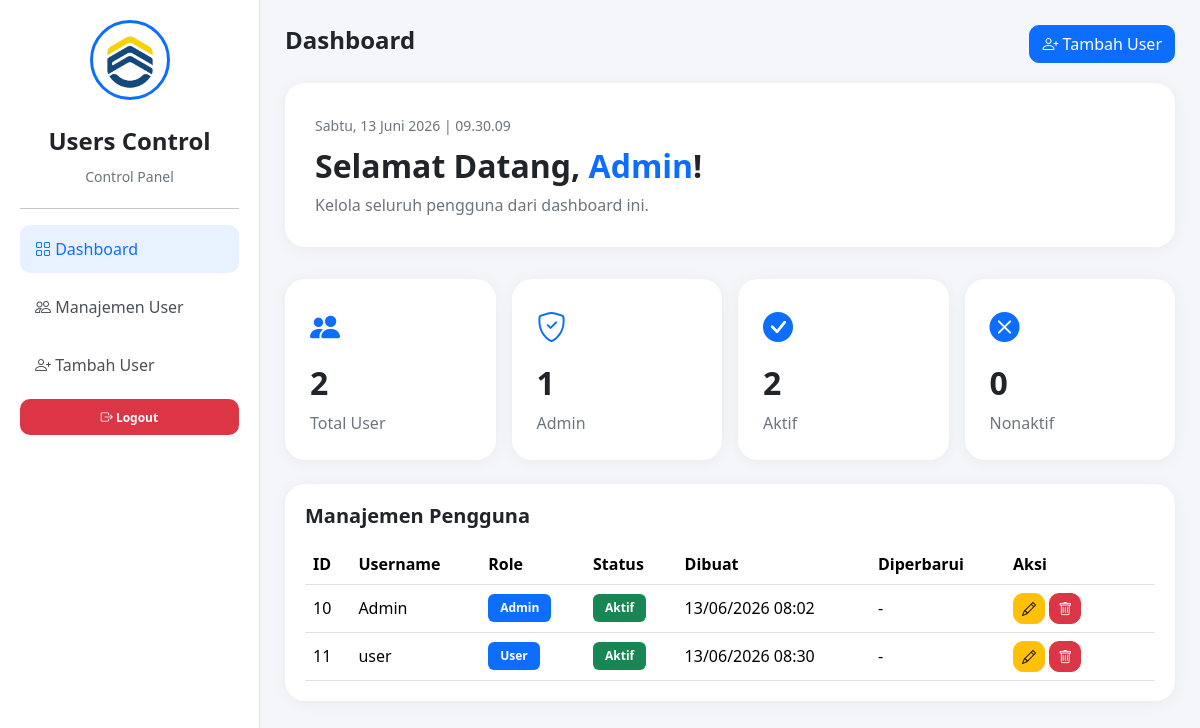
The page /index.php (signed in) on the database its author committed.
### tables this page shows
CREATE TABLE `users` (
  `id` int(11) NOT NULL,
  `username` varchar(50) DEFAULT NULL,
  `password` varchar(50) DEFAULT NULL,
  `role` varchar(20) DEFAULT NULL,
  `status` varchar(20) DEFAULT NULL,
  `created_at` timestamp NOT NULL DEFAULT current_timestamp(),
  `updated_at` timestamp NULL DEFAULT NULL ON UPDATE current_timestamp()
);

### index.php (the view, shortened to what this page needs)
<?php
include 'config/koneksi.php';
$userLogin = $_SESSION['user'];
$totalUser = mysqli_fetch_assoc(
    mysqli_query($conn,"SELECT COUNT(*) total FROM users")
)['total'];
$totalAdmin = mysqli_fetch_assoc(
    mysqli_query($conn,"SELECT COUNT(*) total FROM users WHERE role='Admin'")
)['total'];
$totalAktif = mysqli_fetch_assoc(
    mysqli_query($conn,"SELECT COUNT(*) total FROM users WHERE status='Aktif'")
)['total'];
$totalNonaktif = mysqli_fetch_assoc(
    mysqli_query($conn,"SELECT COUNT(*) total FROM users WHERE status='Nonaktif'")
)['total'];
$dataUser = mysqli_query($conn,"SELECT * FROM users");
?>
<!DOCTYPE html>
<html lang="id">
<head>
<link href="https://cdn.jsdelivr.net/npm/bootstrap@5.3.3/dist/css/bootstrap.min.css" rel="stylesheet">
<link href="https://cdn.jsdelivr.net/npm/bootstrap-icons@1.11.3/font/bootstrap-icons.css" rel="stylesheet">
<link rel="stylesheet" href="assets/css/dashboard.css">
</head>
<body>
<div class="wrapper">
<div class="sidebar">
    <div class="logo-section">
    <img
    src="assets/img/logo-univ.jpg"
    alt="Logo"
    class="sidebar-logo">
    <h4>Users Control</h4>
    <small>Control Panel</small>
    </div>
    <hr>
    <ul class="menu">
        <li class="active">
            <a href="#">
                <i class="bi bi-grid"></i>
                Dashboard
            </a>
        </li>
        <li>
            <a href="#">
                <i class="bi bi-people"></i>
                Manajemen User
            </a>
        </li>
        <li>
            <a href="#"
            data-bs-toggle="modal"
            data-bs-target="#modalTambah">
                <i class="bi bi-person-plus"></i>
                Tambah User
            </a>
        </li>
        <li>
            <a href="logout.php" class="badge text-bg-danger">
                <i class="bi bi-box-arrow-right"></i>
                Logout
            </a>
        </li>
    </ul>
</div>
<div class="content">
    <div class="topbar">
        <h4>Dashboard</h4>
        <button
        class="btn btn-primary"
        data-bs-toggle="modal"
        data-bs-target="#modalTambah">
            <i class="bi bi-person-plus"></i>
            Tambah User
        </button>
    </div>
    <div class="welcome-card">
        <small id="liveClock"></small>
        <h2>
            Selamat Datang,
            <span><?= $userLogin ?></span>!
        </h2>
        <p>
            Kelola seluruh pengguna dari dashboard ini.
        </p>
    </div>
    <div class="row g-3 mt-3">
        <div class="col-md-3">
            <div class="stat-card">
                <i class="bi bi-people-fill"></i>
                <h2><?= $totalUser ?></h2>
                <p>Total User</p>
            </div>
        </div>
        <div class="col-md-3">
            <div class="stat-card">
                <i class="bi bi-shield-check"></i>
                <h2><?= $totalAdmin ?></h2>
                <p>Admin</p>
            </div>
        </div>
        <div class="col-md-3">
            <div class="stat-card">
                <i class="bi bi-check-circle-fill"></i>
                <h2><?= $totalAktif ?></h2>
                <p>Aktif</p>
            </div>
        </div>
        <div class="col-md-3">
            <div class="stat-card">
                <i class="bi bi-x-circle-fill"></i>
                <h2><?= $totalNonaktif ?></h2>
                <p>Nonaktif</p>
            </div>
        </div>
    </div>
    <div class="table-card mt-4">
        <h5 class="mb-3">
            Manajemen Pengguna
        </h5>
        <table class="table table-hover align-middle">
            <thead>
                <tr>
                    <th>ID</th>
                    <th>Username</th>
                    <th>Role</th>
                    <th>Status</th>
                    <th>Dibuat</th>
                    <th>Diperbarui</th>
                    <th width="150">Aksi</th>
                </tr>
            </thead>
            <tbody>
            <?php while($row = mysqli_fetch_assoc($dataUser)){ ?>
                <tr>
                    <td><?= $row['id'] ?></td>
                    <td><?= $row['username'] ?></td>
                    <td>
                        <span class="badge bg-primary">
                            <?= $row['role'] ?>
                        </span>
                    </td>
                    <td>
                    <?php if($row['status']=="Aktif"){ ?>
                    <span class="badge bg-success">Aktif</span>
                    <?php } else { ?><span class="badge bg-danger">Nonaktif</span>
                    <?php } ?></td>
                    <td>
                        <?= $row['created_at']
                        ? date('d/m/Y H:i', strtotime($row['created_at']))
                        : '-' ?>
                    </td>
                    <td>
                        <?= $row['updated_at']
                        ? date('d/m/Y H:i', strtotime($row['updated_at']))
                        : '-' ?>
                    </td>
                    <td>
                        <button
                        class="btn btn-warning btn-sm"
                        data-bs-toggle="modal"
                        data-bs-target="#edit<?= $row['id'] ?>">
                            <i class="bi bi-pencil"></i>
                        </button>
                        <a
                        href="utils/hapus_user.php?id=<?= $row['id'] ?>"
                        class="btn btn-danger btn-sm"
                        onclick="return confirm('Yakin ingin menghapus user ini?')">
                            <i class="bi bi-trash"></i>
                        </a>
                    </td>
                </tr>
            <?php } ?>
            </tbody>
        </table>
    </div>
</div>
</div>
</body>
</html>

### assets/css/dashboard.css (style rules this page uses)
body { margin: 0; background: #f4f6f9; font-family: "Segoe UI", sans-serif; color: #212529; }
.wrapper { display: flex; }
.sidebar { width: 260px; min-height: 100vh; background: #ffffff; border-right: 1px solid #dee2e6; padding: 20px; }
.sidebar-logo { width: 80px; height: 80px; object-fit: cover; border-radius: 50%; border: 3px solid #0d6efd; padding: 3px; background: white; margin-bottom: 12px; }
.logo-section { text-align: center; margin-bottom: 20px; }
.logo-section h4 { margin-top: 15px; font-weight: 700; }
.logo-section small { color: #6c757d; }
.menu { list-style: none; padding: 0; }
.menu li { margin-bottom: 10px; }
.menu li a { text-decoration: none; color: #495057; display: block; padding: 12px 15px; border-radius: 10px; transition: 0.3s; }
.menu li.active a, .menu li a:hover { background: #e7f1ff; color: #0d6efd; }
.content { flex: 1; padding: 25px; }
.topbar { display: flex; justify-content: space-between; align-items: center; margin-bottom: 20px; }
.topbar h4 { font-weight: 700; }
.welcome-card { background: white; border-radius: 20px; padding: 30px; box-shadow: 0 2px 15px rgba(0, 0, 0, 0.05); }
.welcome-card small { color: #6c757d; }
.welcome-card h2 { margin-top: 10px; font-weight: 700; }
.welcome-card span { color: #0d6efd; }
.welcome-card p { color: #6c757d; margin-bottom: 0; }
.stat-card { background: white; border-radius: 20px; padding: 25px; box-shadow: 0 2px 15px rgba(0, 0, 0, 0.05); transition: 0.3s; }
.stat-card i { font-size: 30px; color: #0d6efd; }
.stat-card h2 { margin-top: 15px; font-weight: 700; }
.stat-card p { margin-bottom: 0; color: #6c757d; }
.table-card { background: white; border-radius: 20px; padding: 20px; box-shadow: 0 2px 15px rgba(0, 0, 0, 0.05); }
.table-card h5 { font-weight: 700; }
.table { margin-bottom: 0; }
.table thead { background: #f8f9fa; }
.table th { border-bottom: 1px solid #dee2e6; }
.btn-primary { border-radius: 10px; }
.btn-warning { border-radius: 10px; }
.btn-danger { border-radius: 10px; }
.badge { padding: 8px 12px; }

### rows shown on the page
users: id "10", username "Admin", role "Admin", status "Aktif", created_at "13/06/2026 08:02"
users: id "11", username "user", role "User", status "Aktif", created_at "13/06/2026 08:30"

### other values the page prints
$userLogin "Admin"
$totalUser "2"
$totalAdmin "1"
$totalAktif "2"
$totalNonaktif "0"
